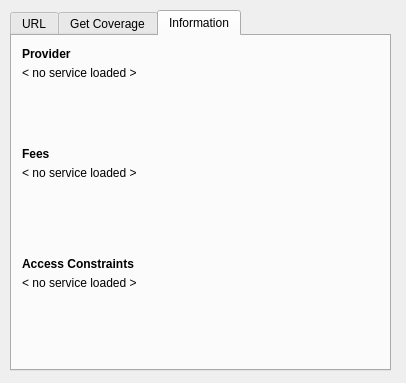
<?xml version="1.0" encoding="UTF-8"?>
<ui version="4.0">
 <class>SimpleWCSDialogBase</class>
 <widget class="QDialog" name="SimpleWCSDialogBase">
  <property name="windowModality">
   <enum>Qt::NonModal</enum>
  </property>
  <property name="geometry">
   <rect>
    <x>0</x>
    <y>0</y>
    <width>406</width>
    <height>383</height>
   </rect>
  </property>
  <property name="windowTitle">
   <string>Simple WCS 2</string>
  </property>
  <property name="windowOpacity">
   <double>0.980000000000000</double>
  </property>
  <property name="modal">
   <bool>false</bool>
  </property>
  <widget class="QTabWidget" name="tabWidget">
   <property name="geometry">
    <rect>
     <x>10</x>
     <y>10</y>
     <width>381</width>
     <height>361</height>
    </rect>
   </property>
   <property name="currentIndex">
    <number>2</number>
   </property>
   <widget class="QWidget" name="tabUrl">
    <attribute name="title">
     <string>URL</string>
    </attribute>
    <widget class="QLabel" name="lblUrl">
     <property name="geometry">
      <rect>
       <x>10</x>
       <y>10</y>
       <width>351</width>
       <height>16</height>
      </rect>
     </property>
     <property name="font">
      <font>
       <pointsize>8</pointsize>
       <weight>75</weight>
       <bold>true</bold>
      </font>
     </property>
     <property name="text">
      <string>Enter WCS 2.X URL:</string>
     </property>
     <property name="scaledContents">
      <bool>false</bool>
     </property>
    </widget>
    <widget class="QLineEdit" name="leUrl">
     <property name="geometry">
      <rect>
       <x>10</x>
       <y>30</y>
       <width>351</width>
       <height>20</height>
      </rect>
     </property>
     <property name="inputMask">
      <string/>
     </property>
     <property name="text">
      <string/>
     </property>
     <property name="placeholderText">
      <string>e.g. https://example.org/wcs?</string>
     </property>
    </widget>
    <widget class="QPushButton" name="btnGetCapabilities">
     <property name="geometry">
      <rect>
       <x>250</x>
       <y>120</y>
       <width>111</width>
       <height>31</height>
      </rect>
     </property>
     <property name="text">
      <string>Get Capabilities</string>
     </property>
    </widget>
    <widget class="QLabel" name="lblVersionDesc">
     <property name="geometry">
      <rect>
       <x>10</x>
       <y>60</y>
       <width>351</width>
       <height>16</height>
      </rect>
     </property>
     <property name="font">
      <font>
       <weight>75</weight>
       <bold>true</bold>
      </font>
     </property>
     <property name="text">
      <string>Choose Version</string>
     </property>
    </widget>
    <widget class="QComboBox" name="cbVersion">
     <property name="geometry">
      <rect>
       <x>10</x>
       <y>80</y>
       <width>351</width>
       <height>22</height>
      </rect>
     </property>
    </widget>
    <widget class="QLabel" name="lblVersionDesc_3">
     <property name="geometry">
      <rect>
       <x>10</x>
       <y>310</y>
       <width>351</width>
       <height>16</height>
      </rect>
     </property>
     <property name="font">
      <font>
       <pointsize>7</pointsize>
       <weight>50</weight>
       <bold>false</bold>
      </font>
     </property>
     <property name="text">
      <string>Tip: Requests and error messages can be found in qgis log</string>
     </property>
    </widget>
   </widget>
   <widget class="QWidget" name="tabGetCoverage">
    <attribute name="title">
     <string>Get Coverage</string>
    </attribute>
    <widget class="QComboBox" name="cbCoverage">
     <property name="geometry">
      <rect>
       <x>10</x>
       <y>110</y>
       <width>351</width>
       <height>22</height>
      </rect>
     </property>
    </widget>
    <widget class="QLabel" name="lblCoverageDesc">
     <property name="geometry">
      <rect>
       <x>10</x>
       <y>90</y>
       <width>351</width>
       <height>16</height>
      </rect>
     </property>
     <property name="font">
      <font>
       <weight>75</weight>
       <bold>true</bold>
      </font>
     </property>
     <property name="text">
      <string>Coverage</string>
     </property>
    </widget>
    <widget class="QLabel" name="lblTitle">
     <property name="geometry">
      <rect>
       <x>10</x>
       <y>30</y>
       <width>351</width>
       <height>31</height>
      </rect>
     </property>
     <property name="font">
      <font>
       <weight>50</weight>
       <bold>false</bold>
      </font>
     </property>
     <property name="frameShadow">
      <enum>QFrame::Plain</enum>
     </property>
     <property name="text">
      <string>&lt; no service loaded &gt;</string>
     </property>
     <property name="alignment">
      <set>Qt::AlignLeading|Qt::AlignLeft|Qt::AlignTop</set>
     </property>
     <property name="wordWrap">
      <bool>true</bool>
     </property>
    </widget>
    <widget class="QLabel" name="lblCRSDesc">
     <property name="geometry">
      <rect>
       <x>10</x>
       <y>140</y>
       <width>351</width>
       <height>16</height>
      </rect>
     </property>
     <property name="font">
      <font>
       <weight>75</weight>
       <bold>true</bold>
      </font>
     </property>
     <property name="text">
      <string>CRS</string>
     </property>
    </widget>
    <widget class="QComboBox" name="cbCRS">
     <property name="geometry">
      <rect>
       <x>10</x>
       <y>160</y>
       <width>351</width>
       <height>22</height>
      </rect>
     </property>
    </widget>
    <widget class="QLabel" name="lblFormatDesc">
     <property name="geometry">
      <rect>
       <x>10</x>
       <y>190</y>
       <width>351</width>
       <height>16</height>
      </rect>
     </property>
     <property name="font">
      <font>
       <weight>75</weight>
       <bold>true</bold>
      </font>
     </property>
     <property name="text">
      <string>Format</string>
     </property>
    </widget>
    <widget class="QComboBox" name="cbFormat">
     <property name="geometry">
      <rect>
       <x>10</x>
       <y>210</y>
       <width>351</width>
       <height>22</height>
      </rect>
     </property>
    </widget>
    <widget class="QPushButton" name="btnGetCoverage">
     <property name="geometry">
      <rect>
       <x>250</x>
       <y>290</y>
       <width>111</width>
       <height>31</height>
      </rect>
     </property>
     <property name="text">
      <string>Get Coverage</string>
     </property>
    </widget>
    <widget class="QLabel" name="lblExtentDesc">
     <property name="geometry">
      <rect>
       <x>10</x>
       <y>240</y>
       <width>351</width>
       <height>16</height>
      </rect>
     </property>
     <property name="font">
      <font>
       <weight>75</weight>
       <bold>true</bold>
      </font>
     </property>
     <property name="text">
      <string>Map Extent</string>
     </property>
    </widget>
    <widget class="QLabel" name="lblExtent">
     <property name="geometry">
      <rect>
       <x>10</x>
       <y>260</y>
       <width>351</width>
       <height>21</height>
      </rect>
     </property>
     <property name="font">
      <font>
       <pointsize>7</pointsize>
      </font>
     </property>
     <property name="text">
      <string>&lt; no service loaded &gt;</string>
     </property>
     <property name="alignment">
      <set>Qt::AlignLeading|Qt::AlignLeft|Qt::AlignTop</set>
     </property>
     <property name="wordWrap">
      <bool>true</bool>
     </property>
    </widget>
    <widget class="QLabel" name="lblTitleDesc">
     <property name="geometry">
      <rect>
       <x>10</x>
       <y>10</y>
       <width>351</width>
       <height>16</height>
      </rect>
     </property>
     <property name="font">
      <font>
       <weight>75</weight>
       <bold>true</bold>
      </font>
     </property>
     <property name="text">
      <string>Title</string>
     </property>
    </widget>
    <widget class="QLabel" name="lblVersionDesc_2">
     <property name="geometry">
      <rect>
       <x>10</x>
       <y>50</y>
       <width>351</width>
       <height>16</height>
      </rect>
     </property>
     <property name="font">
      <font>
       <weight>75</weight>
       <bold>true</bold>
      </font>
     </property>
     <property name="text">
      <string>Version</string>
     </property>
    </widget>
    <widget class="QLabel" name="lblVersion">
     <property name="geometry">
      <rect>
       <x>10</x>
       <y>70</y>
       <width>351</width>
       <height>31</height>
      </rect>
     </property>
     <property name="font">
      <font>
       <weight>50</weight>
       <bold>false</bold>
      </font>
     </property>
     <property name="frameShadow">
      <enum>QFrame::Plain</enum>
     </property>
     <property name="text">
      <string>&lt; no service loaded &gt;</string>
     </property>
     <property name="alignment">
      <set>Qt::AlignLeading|Qt::AlignLeft|Qt::AlignTop</set>
     </property>
     <property name="wordWrap">
      <bool>true</bool>
     </property>
    </widget>
   </widget>
   <widget class="QWidget" name="tab">
    <attribute name="title">
     <string>Information</string>
    </attribute>
    <widget class="QLabel" name="lblFeesDesc">
     <property name="geometry">
      <rect>
       <x>10</x>
       <y>110</y>
       <width>351</width>
       <height>16</height>
      </rect>
     </property>
     <property name="font">
      <font>
       <weight>75</weight>
       <bold>true</bold>
      </font>
     </property>
     <property name="text">
      <string>Fees</string>
     </property>
    </widget>
    <widget class="QLabel" name="lblFees">
     <property name="geometry">
      <rect>
       <x>10</x>
       <y>130</y>
       <width>351</width>
       <height>81</height>
      </rect>
     </property>
     <property name="font">
      <font>
       <weight>50</weight>
       <bold>false</bold>
      </font>
     </property>
     <property name="text">
      <string>&lt; no service loaded &gt;</string>
     </property>
     <property name="alignment">
      <set>Qt::AlignLeading|Qt::AlignLeft|Qt::AlignTop</set>
     </property>
     <property name="wordWrap">
      <bool>true</bool>
     </property>
    </widget>
    <widget class="QLabel" name="lblConstraints">
     <property name="geometry">
      <rect>
       <x>10</x>
       <y>240</y>
       <width>351</width>
       <height>81</height>
      </rect>
     </property>
     <property name="font">
      <font>
       <weight>50</weight>
       <bold>false</bold>
      </font>
     </property>
     <property name="text">
      <string>&lt; no service loaded &gt;</string>
     </property>
     <property name="alignment">
      <set>Qt::AlignLeading|Qt::AlignLeft|Qt::AlignTop</set>
     </property>
     <property name="wordWrap">
      <bool>true</bool>
     </property>
    </widget>
    <widget class="QLabel" name="lblConstraintsDesc">
     <property name="geometry">
      <rect>
       <x>10</x>
       <y>220</y>
       <width>351</width>
       <height>16</height>
      </rect>
     </property>
     <property name="font">
      <font>
       <weight>75</weight>
       <bold>true</bold>
      </font>
     </property>
     <property name="text">
      <string>Access Constraints</string>
     </property>
    </widget>
    <widget class="QLabel" name="lblProvider">
     <property name="geometry">
      <rect>
       <x>10</x>
       <y>30</y>
       <width>351</width>
       <height>81</height>
      </rect>
     </property>
     <property name="font">
      <font>
       <weight>50</weight>
       <bold>false</bold>
      </font>
     </property>
     <property name="text">
      <string>&lt; no service loaded &gt;</string>
     </property>
     <property name="alignment">
      <set>Qt::AlignLeading|Qt::AlignLeft|Qt::AlignTop</set>
     </property>
     <property name="wordWrap">
      <bool>true</bool>
     </property>
    </widget>
    <widget class="QLabel" name="lblProviderDesc">
     <property name="geometry">
      <rect>
       <x>10</x>
       <y>10</y>
       <width>351</width>
       <height>16</height>
      </rect>
     </property>
     <property name="font">
      <font>
       <weight>75</weight>
       <bold>true</bold>
      </font>
     </property>
     <property name="text">
      <string>Provider</string>
     </property>
    </widget>
   </widget>
  </widget>
 </widget>
 <resources/>
 <connections/>
</ui>
